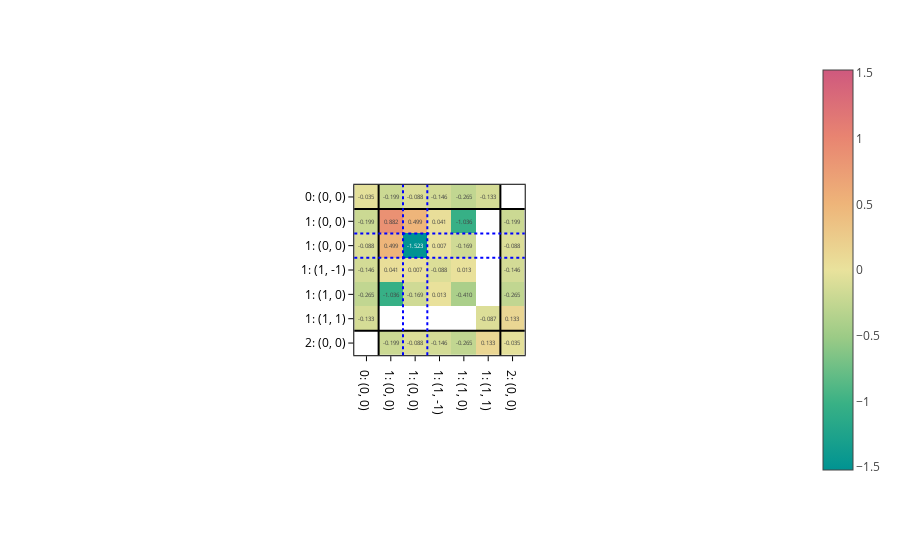

The notebook cell saved with this chart:
### Markdown cell above
And we also provide `plot_basis_matrix`, a nice tool to quickly visualize the matrix and understand what you got.

### Code cell
from graph2mat.tools.viz import plot_basis_matrix

plot_basis_matrix(
    matrix,
    config,
    point_lines={"color": "black"},
    basis_lines={"color": "blue"},
    colorscale="temps",
    text=".3f",
    basis_labels=True,
)

### Figure 1 — Plotly figure (JSON) as saved in the notebook; plotly's stock layout.template omitted (floating-point values rounded to 4 significant figures)
{"data": [{"coloraxis": "coloraxis", "hovertemplate": "x: %{x}<br>y: %{y}<br>color: %{z}<extra></extra>", "name": "0", "texttemplate": "%{z:.3f}", "type": "heatmap", "xaxis": "x", "yaxis": "y", "z": [[-0.03469, -0.1995, -0.08824, -0.1456, -0.2648, -0.1333, null], [-0.1995, 0.8823, 0.4992, 0.04057, -1.036, null, -0.1995], [-0.08824, 0.4992, -1.523, 0.006638, -0.1695, null, -0.08824], [-0.1456, 0.04057, 0.006638, -0.08764, 0.01264, null, -0.1456], [-0.2648, -1.036, -0.1695, 0.01264, -0.4099, null, -0.2648], [-0.1333, null, null, null, null, -0.08714, 0.1333], [null, -0.1995, -0.08824, -0.1456, -0.2648, 0.1333, -0.03469]]}], "layout": {"autosize": true, "coloraxis": {"cmid": 0, "colorscale": [[0, "rgb(0, 147, 146)"], [0.1667, "rgb(57, 177, 133)"], [0.3333, "rgb(156, 203, 134)"], [0.5, "rgb(233, 226, 156)"], [0.6667, "rgb(238, 180, 121)"], [0.8333, "rgb(232, 132, 113)"], [1, "rgb(207, 89, 126)"]]}, "margin": {"t": 60}, "shapes": [{"line": {"color": "black"}, "type": "line", "x0": 0, "x1": 1, "xref": "x domain", "y0": 0.5, "y1": 0.5, "yref": "y"}, {"line": {"color": "black"}, "type": "line", "x0": 0.5, "x1": 0.5, "xref": "x", "y0": 0, "y1": 1, "yref": "y domain"}, {"line": {"color": "black"}, "type": "line", "x0": 0, "x1": 1, "xref": "x domain", "y0": 5.5, "y1": 5.5, "yref": "y"}, {"line": {"color": "black"}, "type": "line", "x0": 5.5, "x1": 5.5, "xref": "x", "y0": 0, "y1": 1, "yref": "y domain"}, {"line": {"color": "blue", "dash": "dot"}, "type": "line", "x0": 0, "x1": 1, "xref": "x domain", "y0": 1.5, "y1": 1.5, "yref": "y"}, {"line": {"color": "blue", "dash": "dot"}, "type": "line", "x0": 1.5, "x1": 1.5, "xref": "x", "y0": 0, "y1": 1, "yref": "y domain"}, {"line": {"color": "blue", "dash": "dot"}, "type": "line", "x0": 0, "x1": 1, "xref": "x domain", "y0": 2.5, "y1": 2.5, "yref": "y"}, {"line": {"color": "blue", "dash": "dot"}, "type": "line", "x0": 2.5, "x1": 2.5, "xref": "x", "y0": 0, "y1": 1, "yref": "y domain"}], "xaxis": {"anchor": "y", "autorange": true, "constrain": "domain", "domain": [0.3815, 0.6185], "range": [-0.5, 6.5], "scaleanchor": "y", "ticktext": ["0: (0, 0)", "1: (0, 0)", "1: (0, 0)", "1: (1, -1)", "1: (1, 0)", "1: (1, 1)", "2: (0, 0)"], "tickvals": [0, 1, 2, 3, 4, 5, 6]}, "yaxis": {"anchor": "x", "autorange": true, "constrain": "domain", "domain": [0, 1], "range": [6.5, -0.5], "ticktext": ["0: (0, 0)", "1: (0, 0)", "1: (0, 0)", "1: (1, -1)", "1: (1, 0)", "1: (1, 1)", "2: (0, 0)"], "tickvals": [0, 1, 2, 3, 4, 5, 6]}}}
